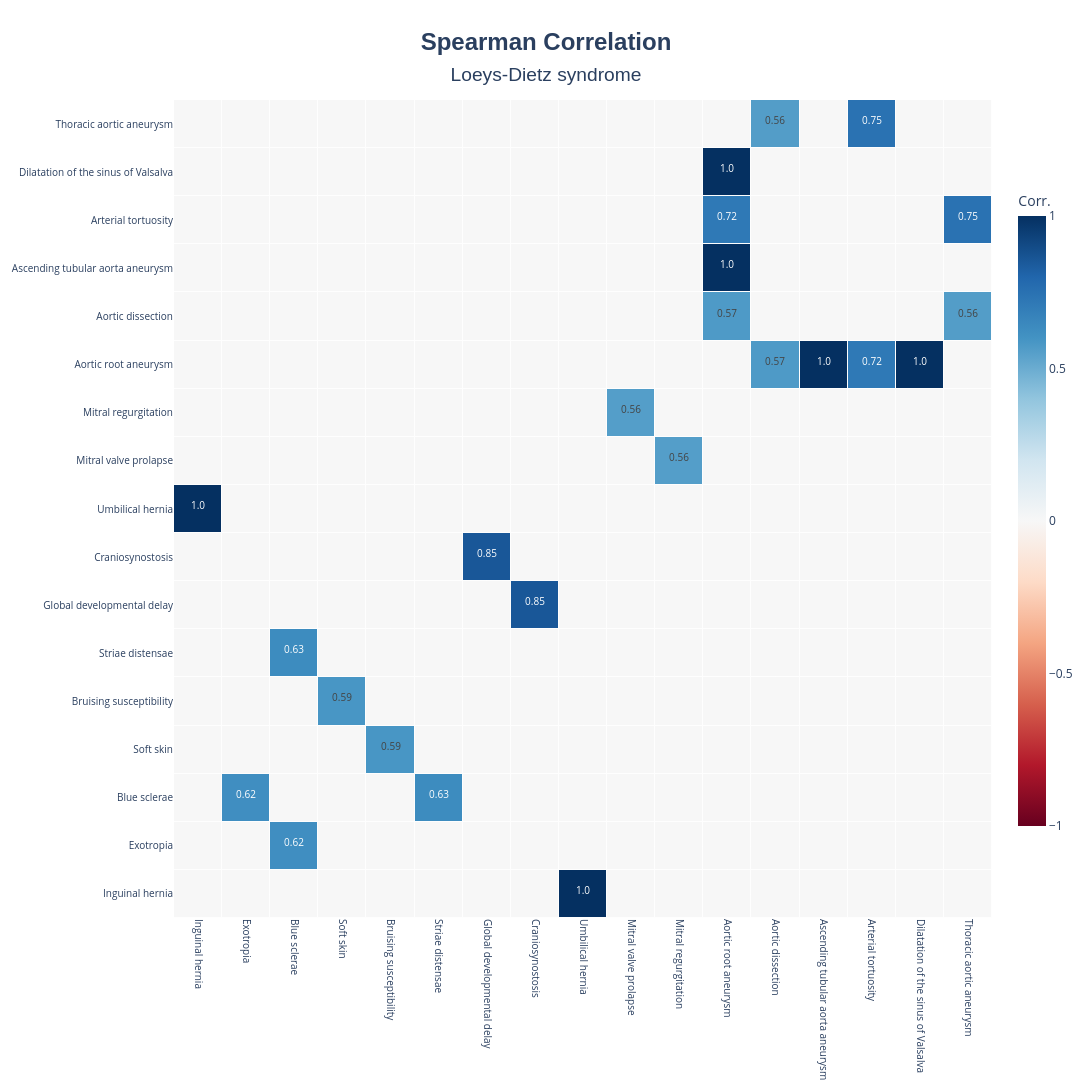

Notebook cell for this chart:
### Markdown cell above
##### **Analysusing Data and Ploting the Heatmap**

### Code cell
correlation_type = CorrelationType.SPEARMAN  # Can be "phi"

# Initialize analyzer for multiple cohorts
multi_analyzer = HPOStatisticsAnalyzer(
    multi_hpo_matrix, 
    min_individuals_for_correlation_test=30
)

# Compute correlation
multi_analyzer.compute_correlation_matrix(correlation_type, n_jobs=32)

# Plot heatmap
multi_analyzer.plot_correlation_heatmap_with_significance(
    correlation_type.value,
    lower_bound=-0.55,
    upper_bound=0.55,
    title_name='Loeys-Dietz syndrome')

### Figure 1 — Plotly figure (JSON) as saved in the notebook; plotly's stock layout.template omitted (floating-point values rounded to 4 significant figures; data arrays with more than 128 entries replaced by an {"elided": "..."} marker saying what was removed)
{"data": [{"colorbar": {"len": 0.8, "thickness": 28, "title": {"text": "Corr."}}, "colorscale": [[0, "rgb(103,0,31)"], [0.1, "rgb(178,24,43)"], [0.2, "rgb(214,96,77)"], [0.3, "rgb(244,165,130)"], [0.4, "rgb(253,219,199)"], [0.5, "rgb(247,247,247)"], [0.6, "rgb(209,229,240)"], [0.7, "rgb(146,197,222)"], [0.8, "rgb(67,147,195)"], [0.9, "rgb(33,102,172)"], [1, "rgb(5,48,97)"]], "hoverinfo": "text", "hovertext": {"elided": "17x17 str values"}, "text": {"elided": "17x17 str values"}, "texttemplate": "<span style='font-size:10px'>%{text}</span>", "type": "heatmap", "x": ["Inguinal hernia", "Exotropia", "Blue sclerae", "Soft skin", "Bruising susceptibility", "Striae distensae", "Global developmental delay", "Craniosynostosis", "Umbilical hernia", "Mitral valve prolapse", "Mitral regurgitation", "Aortic root aneurysm", "Aortic dissection", "Ascending tubular aorta aneurysm", "Arterial tortuosity", "Dilatation of the sinus of Valsalva", "Thoracic aortic aneurysm"], "xgap": 1, "y": ["Inguinal hernia", "Exotropia", "Blue sclerae", "Soft skin", "Bruising susceptibility", "Striae distensae", "Global developmental delay", "Craniosynostosis", "Umbilical hernia", "Mitral valve prolapse", "Mitral regurgitation", "Aortic root aneurysm", "Aortic dissection", "Ascending tubular aorta aneurysm", "Arterial tortuosity", "Dilatation of the sinus of Valsalva", "Thoracic aortic aneurysm"], "ygap": 1, "z": {"elided": "17x17 float values"}, "zmax": 1, "zmid": 0, "zmin": -1}], "layout": {"height": 1430, "plot_bgcolor": "rgba(240,240,240,0.1)", "title": {"font": {"family": "Arial", "size": 24}, "text": "<b>Spearman Correlation</b><br><span style='font-size:0.8em'>Loeys-Dietz syndrome</span>", "x": 0.5, "xanchor": "center", "yanchor": "top"}, "width": 1430, "xaxis": {"tickangle": 90, "tickfont": {"size": 10}}, "yaxis": {"scaleanchor": "x", "scaleratio": 1, "tickfont": {"size": 10}}}}
